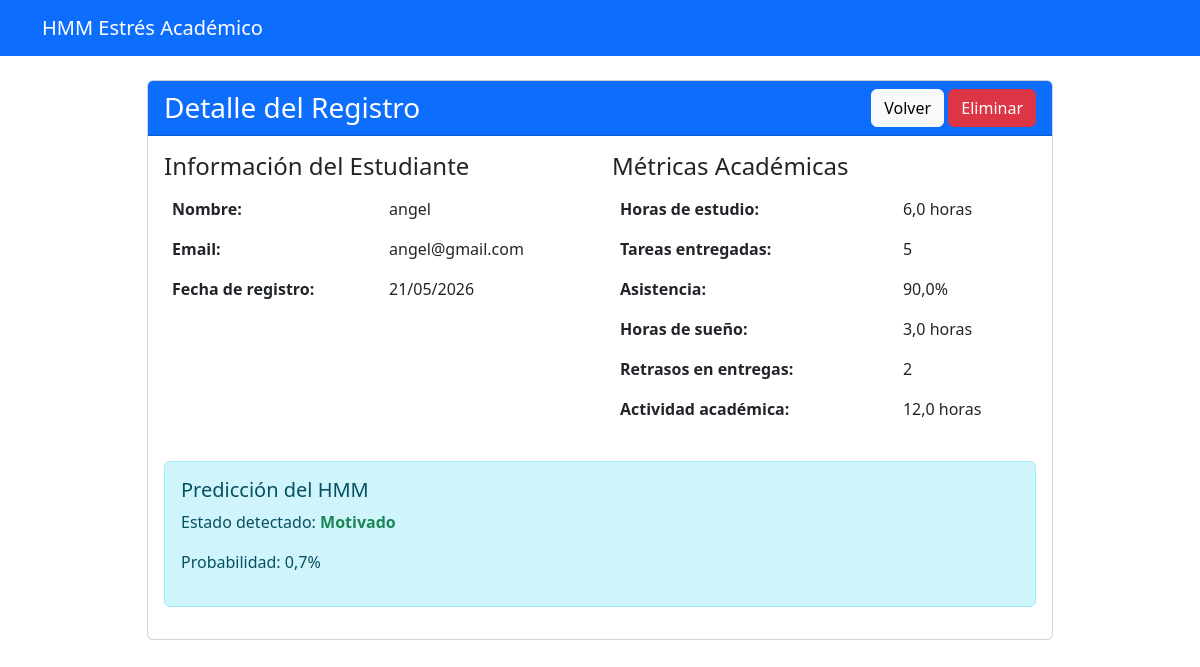
/records/1/ (signed in), run on the app's committed database.
### academic/models.py (models this page shows, shortened)
class AcademicRecord(models.Model):
    student = models.ForeignKey(Student, on_delete=models.CASCADE, related_name="records")
    date = models.DateField(verbose_name="Fecha del registro")
    study_hours = models.FloatField(
        validators=[MinValueValidator(0), MaxValueValidator(24)],
        verbose_name="Horas de estudio"
    )
    tasks_delivered = models.IntegerField(
        validators=[MinValueValidator(0)],
        verbose_name="Tareas entregadas"
    )
    attendance = models.FloatField(
        validators=[MinValueValidator(0), MaxValueValidator(100)],
        verbose_name="Asistencia (%)"
    )
    sleep_hours = models.FloatField(
        validators=[MinValueValidator(0), MaxValueValidator(24)],
        verbose_name="Horas de sueño"
    )
    delivery_delays = models.IntegerField(
        validators=[MinValueValidator(0)],
        verbose_name="Retrasos en entregas"
    )
    academic_activity_time = models.FloatField(
        validators=[MinValueValidator(0)],
        verbose_name="Tiempo de actividad académica (horas)"
    )
    created_at = models.DateTimeField(auto_now_add=True)
    class Meta:
        unique_together = ('student', 'date')
        ordering = ['-date']
        verbose_name = "Registro académico"
        verbose_name_plural = "Registros académicos"

class Student(models.Model):
    name = models.CharField(max_length=100, verbose_name="Nombre completo")
    email = models.EmailField(unique=True, verbose_name="Correo electrónico")
    enrollment_date = models.DateField(auto_now_add=True, verbose_name="Fecha de registro")
    class Meta:
        verbose_name = "Estudiante"
        verbose_name_plural = "Estudiantes"

class HMMPrediction(models.Model):
    ESTADO_CHOICES = [
        ('motivado', 'Motivado'),
        ('cansado', 'Cansado'),
        ('estresado', 'Estresado'),
        ('desmotivado', 'Desmotivado'),
    ]
    student = models.ForeignKey(Student, on_delete=models.CASCADE, related_name="predictions")
    date = models.DateField(verbose_name="Fecha de predicción")
    hidden_state = models.CharField(max_length=20, choices=ESTADO_CHOICES, verbose_name="Estado oculto")
    probability = models.FloatField(verbose_name="Probabilidad asociada")
    is_stressed = models.BooleanField(default=False, verbose_name="Alerta de estrés")
    created_at = models.DateTimeField(auto_now_add=True)
    class Meta:
        ordering = ['-date']
        verbose_name = "Predicción HMM"
        verbose_name_plural = "Predicciones HMM"

### academic/views.py (the view)
# urls.py: path('records/<int:pk>/', views.record_detail, name='record_detail'),
@login_required
def record_detail(request, pk):
    record = get_object_or_404(AcademicRecord.objects.select_related('student'), pk=pk)
    prediction = HMMPrediction.objects.filter(student=record.student, date=record.date).first()
    context = {
        'record': record,
        'prediction': prediction,
    }
    return render(request, 'academic/record_detail.html', context)

### academic/templates/academic/record_detail.html (shortened to what this page needs)
{% extends "academic/base.html" %}
{% block content %}
<div class="container mt-4">
    <div class="row justify-content-center">
        <div class="col-md-10">
            <div class="card">
                <div class="card-header bg-primary text-white d-flex justify-content-between align-items-center">
                    <h3 class="mb-0">
                         Detalle del Registro
                    </h3>
                    <div>
                        <a href="{% url 'academic:all_records' %}" class="btn btn-light">
                             Volver
                        </a>
                        <a href="{% url 'academic:record_delete' record.id %}" class="btn btn-danger">
                             Eliminar
                        </a>
                    </div>
                </div>
                <div class="card-body">
                    <div class="row">
                        <div class="col-md-6">
                            <h4>Información del Estudiante</h4>
                            <table class="table table-borderless">
                                <tr>
                                    <th>Nombre:</th>
                                    <td>{{ record.student.name }}</td>
                                </tr>
                                <tr>
                                    <th>Email:</th>
                                    <td>{{ record.student.email }}</td>
                                </tr>
                                <tr>
                                    <th>Fecha de registro:</th>
                                    <td>{{ record.date|date:"d/m/Y" }}</td>
                                </tr>
                            </table>
                        </div>
                        <div class="col-md-6">
                            <h4>Métricas Académicas</h4>
                            <table class="table table-borderless">
                                <tr>
                                    <th>Horas de estudio:</th>
                                    <td>{{ record.study_hours }} horas</td>
                                </tr>
                                <tr>
                                    <th>Tareas entregadas:</th>
                                    <td>{{ record.tasks_delivered }}</td>
                                </tr>
                                <tr>
                                    <th>Asistencia:</th>
                                    <td>{{ record.attendance }}%</td>
                                </tr>
                                <tr>
                                    <th>Horas de sueño:</th>
                                    <td>{{ record.sleep_hours }} horas</td>
                                </tr>
                                <tr>
                                    <th>Retrasos en entregas:</th>
                                    <td>{{ record.delivery_delays }}</td>
                                </tr>
                                <tr>
                                    <th>Actividad académica:</th>
                                    <td>{{ record.academic_activity_time }} horas</td>
                                </tr>
                            </table>
                        </div>
                    </div>
                    {% if prediction %}
                    <div class="alert alert-info mt-3">
                        <h5> Predicción del HMM</h5>
                        <p>Estado detectado:
                            <strong>
                                {% if prediction.hidden_state == 'motivado' %}
                                    <span class="text-success">Motivado</span>
                                {% elif prediction.hidden_state == 'estresado' %}
                                    <span class="text-danger">Estresado</span>
                                {% elif prediction.hidden_state == 'cansado' %}
                                    <span class="text-warning">Cansado</span>
                                {% else %}
                                    <span class="text-secondary">Desmotivado</span>
                                {% endif %}
                            </strong>
                        </p>
                        <p>Probabilidad: {{ prediction.probability|floatformat:1 }}%</p>
                    </div>
                    {% endif %}
                </div>
            </div>
        </div>
    </div>
</div>
{% endblock %}

### data on the page
AcademicRecord: student.name "angel", student.email "angel@gmail.com", date "21/05/2026", study_hours "6,0", tasks_delivered "5", attendance "90,0", sleep_hours "3,0", delivery_delays "2", academic_activity_time "12,0"
HMMPrediction: probability "0,7"
